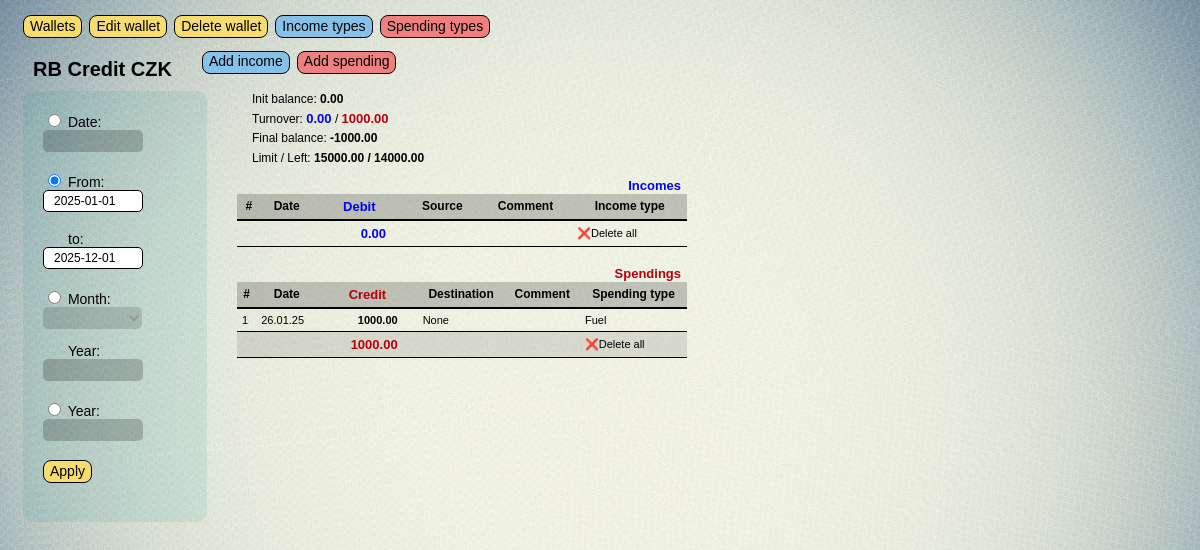
Before: /finance/home_wlt/7/calendar/?choice=period&start_date=2025-01-01&end_date=2025-12-01 with the older database file.
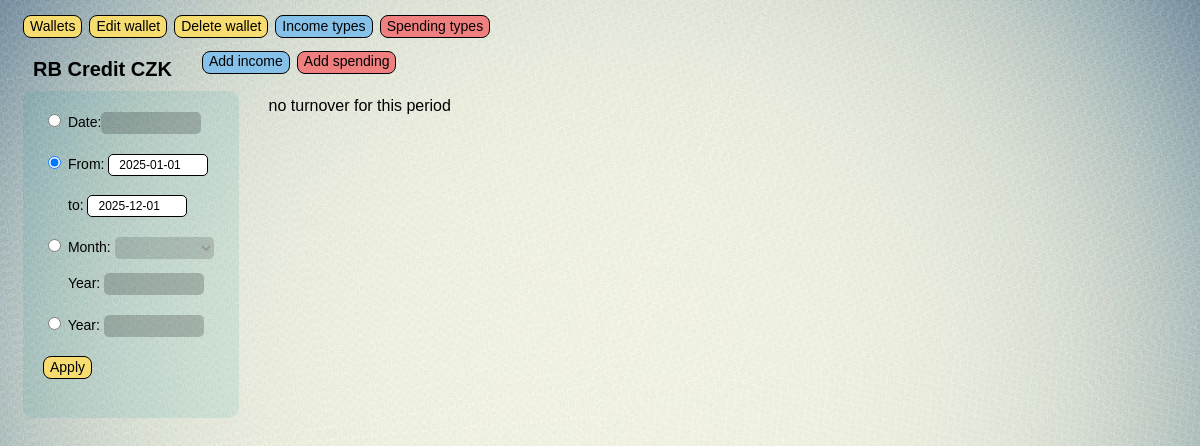
After: the same page with the newer database file.
### finance/models.py (models this page shows, shortened)
class Wallet(models.Model):
    W_TYPES = (
        ('a', 'account'),
        ('b', 'bank account'),
        ('c', 'cash'),
        )
    w_name = models.CharField(max_length=20, verbose_name = 'Wallet name')
    w_ticker = models.CharField(max_length=3, verbose_name = 'Currency ticker')
    w_type = models.CharField(max_length=1, choices=W_TYPES, verbose_name = 'Type')
    w_bank = models.CharField(max_length=25, verbose_name = 'Bank name', blank=True)
    w_date = models.DateField(db_index=True, verbose_name = 'Open date')
    w_balance = models.DecimalField(max_digits=12, decimal_places=2, verbose_name = 'Open balance', default=0.00)
    f_name = models.CharField(max_length=24, blank=True, verbose_name='Full wallet name')
    w_limit = models.DecimalField(max_digits=12, decimal_places=2, verbose_name = 'Limit', default=0.00)
    class Meta:
        verbose_name = 'wallet'
        verbose_name_plural = 'wallets'
        ordering = ['w_name']

class Spending(models.Model):
    date = models.DateField(db_index=True, verbose_name = 'Date')
    credit = models.DecimalField(max_digits=12, decimal_places=2, verbose_name = 'Sum ct')
    destination = models.CharField(max_length=20, null=True, blank=True, verbose_name = 'To')
    comment = models.TextField(max_length=60, null=True, blank=True, verbose_name = 'Comment')
    spending_type = models.ForeignKey('Spending_type', null=True, blank=True, on_delete=models.PROTECT, verbose_name = 'Spending Type')
    wallet = models.ForeignKey(Wallet, null=True, blank=True, on_delete=models.CASCADE, verbose_name='Wallet')
    class Meta:
        verbose_name = 'spending'
        verbose_name_plural = 'spendings'
        ordering = ['date']

class Spending_type(models.Model):
    name = models.CharField(max_length=30, db_index=True, unique=True,  verbose_name ='spending type')
    def __str__(self):
        return self.name
    class Meta:
        verbose_name = 'spending type'
        verbose_name_plural = 'spending types'
        ordering = ['name']

### finance/views.py (the view, shortened to what this page needs)
# urls.py: path('home_wlt/<int:pk>/calendar/', calendar_view, name='calendar'),
def calendar_view(request, pk):
    current_wlt = Wallet.objects.get(pk=pk)
    context = {}
    if request.method == 'GET':
        choice = request.GET.get("choice")
        if choice == "date":#_____________________________________________________________________date
            single_date = request.GET.get("single_date")
            context['single_date'] = single_date
            filtered_dt = Income.objects.filter(wallet=current_wlt, date=single_date)
            filtered_dt_sum = filtered_dt.aggregate(Sum('debit'))['debit__sum'] or Decimal('0.00')
            filtered_ct = Spending.objects.filter(wallet=current_wlt, date=single_date)
            filtered_ct_sum = filtered_ct.aggregate(Sum('credit'))['credit__sum'] or Decimal('0.00')
            data_chart = get_data_chart(filtered_dt, filtered_ct)
            init_date = datetime.strptime(single_date, "%Y-%m-%d").date()
            prev_date = init_date - timedelta(days=1)
            if init_date < current_wlt.w_date:
                init_bal = 0
            else:
                before_obj_dt = Income.objects.filter(wallet=current_wlt, date__range=[current_wlt.w_date, prev_date])
                before_dt_sum = before_obj_dt.aggregate(Sum('debit'))['debit__sum'] or Decimal('0.00')
                before_obj_ct = Spending.objects.filter(wallet=current_wlt, date__range=[current_wlt.w_date, prev_date])
                before_ct_sum = before_obj_ct.aggregate(Sum('credit'))['credit__sum'] or Decimal('0.00')
                init_bal = current_wlt.w_balance + before_dt_sum - before_ct_sum
        elif choice == "period":#_____________________________________________________________________period
            start_date = request.GET.get("start_date")
            end_date = request.GET.get("end_date")
            context['start_date'] = start_date
            context['end_date'] = end_date
            filtered_dt = Income.objects.filter(wallet=current_wlt, date__range=[start_date, end_date])
            filtered_dt_sum = filtered_dt.aggregate(Sum('debit'))['debit__sum'] or Decimal('0.00')
            filtered_ct = Spending.objects.filter(wallet=current_wlt, date__range=[start_date, end_date])
            filtered_ct_sum = filtered_ct.aggregate(Sum('credit'))['credit__sum'] or Decimal('0.00')
            data_chart = get_data_chart(filtered_dt, filtered_ct)
            init_date = datetime.strptime(start_date, "%Y-%m-%d").date()
            prev_date = init_date - timedelta(days=1)
            if init_date < current_wlt.w_date:
                init_bal = 0
            else:
                before_obj_dt = Income.objects.filter(wallet=current_wlt, date__range=[current_wlt.w_date, prev_date])
                before_dt_sum = before_obj_dt.aggregate(Sum('debit'))['debit__sum'] or Decimal('0.00')
                before_obj_ct = Spending.objects.filter(wallet=current_wlt, date__range=[current_wlt.w_date, prev_date])
                before_ct_sum = before_obj_ct.aggregate(Sum('credit'))['credit__sum'] or Decimal('0.00')
                init_bal = current_wlt.w_balance + before_dt_sum - before_ct_sum
    final_balance = init_bal + filtered_dt_sum - filtered_ct_sum
    context['wlt_pk'] = pk
    context['current_wlt'] = current_wlt
    context['init_bal'] = init_bal
    context['filtered_dt'] = filtered_dt
    context['filtered_dt_count']= filtered_dt.count()
    context['filtered_dt_sum'] = filtered_dt_sum
    context['filtered_ct'] = filtered_ct
    context['filtered_ct_count'] = filtered_ct.count()
    context['filtered_ct_sum'] = filtered_ct_sum
    context['dtct_sum'] = filtered_dt_sum + filtered_ct_sum
    context['left'] = current_wlt.w_limit + final_balance
    context['final_balance'] = final_balance
    context['data_chart'] = data_chart
    return render(request, 'finance/home_wlt.html', context)

### finance/templates/finance/home_wlt.html (shortened to what this page needs)
{% extends 'layout/basic.html' %}
{% load static %}
{% block header %}
    <div class='header'>
        <h1>{{current_wlt.f_name}}</h1>
            <button class="btn nav_btn btn_blue" onclick="location.href='{% url 'add_income' current_wlt.pk %}?{% for key, value in request.GET.items %}{{ key }}={{ value }}&{% endfor %}'">Add income</button>
            <button class="btn nav_btn btn_red"  onclick="location.href='{% url 'add_spending' current_wlt.pk %}?{% for key, value in request.GET.items %}{{ key }}={{ value }}&{% endfor %}'">Add spending</button>
    </div>
{% endblock %}
{% block left_side %}
    <div class="container_dark">
        <form method="get" action="{% url 'calendar' current_wlt.pk %}">
            <input type="radio" name="choice" value="date" id="choose-date" onclick="toggleFields()" {% if single_date %}checked{% endif %}>
            <label>Date:<input type="text" name="single_date" id="single_date" class="flatpickr" data-enable-time="false" data-date-format="Y-m-d" value="{{ single_date }}"></label>
            <p><input type="radio" name="choice" value="period" id="choose-period" onclick="toggleFields()" {% if start_date or end_date %}checked{% endif %}>
            <label>From:</label>
            <input type="text" name="start_date" id="start_date" class="flatpickr" data-enable-time="false" data-date-format="Y-m-d" value="{{ info_init|date:'Y-m-d' }}" {% if not start_date %}disabled{% endif %}></p>
            <p><label style="margin-left: 25px;">to:</label>
            <input type="text" name="end_date" id="end_date" class="flatpickr" data-enable-time="false" data-date-format="Y-m-d" value="{{ end_date }}" {% if not start_date %}disabled{% endif %}></p>
            <p><input type="radio" name="choice" value="month_year" id="choose-month-year" onclick="toggleFields()" {% if month and year %}checked{% endif %}>
            <label>Month:</label>
            <select name="month" id="month" {% if not month and not year %}disabled{% endif %}>
            </select></p>
            <label style="margin-left: 25px;">Year:</label>
            <input type="number" name="year" id="year" min="1900" max="2100" value="{{ year }}" {% if not month and not year %}disabled{% endif %}>
            <p><input type="radio" name="choice" value="year_only" id="choose-year-only" onclick="toggleFields()" {% if year_only %}checked{% endif %}>
            <label>Year:</label>
            <input type="number" name="year_only" id="year_only" min="1900" max="2100" value="{{ year_only }}" {% if not year_only %}disabled{% endif %}></p>
            <p><button class='btn nav_btn' type='submit'>Apply</button></p>
        </form>
    </div>
{% endblock %}
{% block right_side %}
    {% if dtct_sum != 0 %}
        <div class="info_txt">
            <p>Init balance:  <span class="bal">{{ init_bal|floatformat:2 }}</span></p>
            <p>Turnover: <span class="d">{{ filtered_dt_sum|floatformat:2 }}</span>  /  <span class="c">{{ filtered_ct_sum|floatformat:2 }}</span> </p>
            <p>Final balance: <span class="bal">{{ final_balance|floatformat:2 }}</span></p>
            {% if current_wlt.w_limit > 0 and final_balance < 0 %}
                <p>Limit / Left: <span class="bal">{{ current_wlt.w_limit|floatformat:2 }} / {{ left|floatformat:2 }} </span></p>
            {% endif %}
        </div>
        <button class="collapsible dt d">Incomes</button>
        <table>
            <thead>
                <tr>
                    <th>#</th>
                    <th>Date</th>
                    <th class="d">Debit</th>
                    <th>Source</th>
                    <th>Comment</th>
                    <th>Income type</th>
                </tr>
            </thead>
            <tbody>
                <tr class="always-visible">
                    <td></td>
                    <td></td>
                    <td style="text-align: right; padding: 5px 20px 5px 20px;" class="d">{{ filtered_dt_sum|floatformat:2 }}</td>
                    <td></td>
                    <td></td>
                    <td><a href="#" class="delete_dt_link" data_url_dt="{% url 'delete_filtered_dt' w_pk=current_wlt.pk %}
?params={% for key, value in request.GET.items %}{{ key }}={{ value }}*{% endfor %}&ids={% for item in filtered_dt %}{{ item.pk }}/{% endfor %}">❌Delete all</a>
                </tr>
            </tbody>
        </table>
        <br>
        <button class="collapsible ct c">Spendings</button>
        <table>
            <thead>
                <tr>
                    <th>#</th>
                    <th>Date</th>
                    <th class="c">Credit</th>
                    <th>Destination</th>
                    <th>Comment</th>
                    <th>Spending type</th>
                </tr>
            </thead>
            <tbody>
                {% for rec in filtered_ct %}
                <tr class="table-container ct">
                    <td>{{ forloop.counter }}</td>
                    <td>{{ rec.date|date:"d.m.y" }}</td>
                    <td style="text-align: right; padding: 5px 20px 5px 10px; font-weight: bold;">
                        <a href="{% url 'update_spending' w_pk=current_wlt.pk spending_pk=rec.pk %}?{% for key, value in request.GET.items %}{{ key }}={{ value }}&{% endfor %}">{{ rec.credit }}</a>
                    </td>
                    <td>{{ rec.destination }}</td>
                    <td>{{ rec.comment }}</td>
                    <td>{{ rec.spending_type }}</td>
                </tr>
                {% endfor %}
                <tr class="always-visible">
                    <td></td>
                    <td></td>
                    <td style="text-align: right; padding: 5px 20px 5px 20px;" class="c">{{ filtered_ct_sum|floatformat:2 }}</td>
                    <td></td>
                    <td></td>
                    <td><a href="#" class="delete_ct_link" data_url_ct="{% url 'delete_filtered_ct' w_pk=current_wlt.pk %}
?params={% for key, value in request.GET.items %}{{ key }}={{ value }}*{% endfor %}&ids={% for item in filtered_ct %}{{ item.pk }}/{% endfor %}">❌Delete all</a>
                    </td>
                </tr>
            </tbody>
        </table>
    {% else %}
        <p>no turnover for this period</p>
    {% endif %}
{% endblock %}
{% block diagram %}
    {% if dtct_sum > 0 %}
        <div id="stacked_chart" style="width: 500px; height: 500px;"></div>
    {% endif %}
{% endblock%}

### finance/templates/layout/basic.html (shortened to what this page needs)
{% load static %}
<html lang="en">
    <head>
        <link rel="stylesheet" href="https://cdn.jsdelivr.net/npm/flatpickr/dist/flatpickr.min.css">
        <link rel='stylesheet' type='text/css' href="{% static 'finance/style.css' %}">
    </head>
    <body>
        {% block menu %}
            <div class = 'nav'>
                <button class="btn nav_btn" onclick="location.href='{% url 'home' %}'">Wallets</button>
                <button class="btn nav_btn" onclick="location.href='{% url 'update_wlt' current_wlt.pk %}'">Edit wallet</button>
                <button class="btn nav_btn" onclick="location.href='{% url 'delete_wlt' current_wlt.pk %}?{% for key, value in request.GET.items %}{{ key }}={{ value }}&{% endfor %}'">Delete wallet</button>
                <button class='btn nav_btn btn_blue' onclick="location.href='{% url  'add_income_type' current_wlt.pk %}?{% for key, value in request.GET.items %}{{ key }}={{ value }}&{% endfor %}'">Income types</button>
                <button class='btn nav_btn btn_red' onclick="location.href='{% url  'add_spending_type' current_wlt.pk %}?{% for key, value in request.GET.items %}{{ key }}={{ value }}&{% endfor %}'">Spending types</button>
            </div>
        {% endblock %}
        {% block header %}{% endblock %}
        <div class='flex-container'>
            <div class='left_side'>
                {% block left_side %}
                {% endblock%}
            </div>
            <div class='right_side'>
                {% block right_side %}
                {% endblock%}
            </div>
            <div class='diagram'>
                {% block diagram %}
                {% endblock%}
            </div>
        </div>
    </body>
</html>

### finance/static/finance/style.css (style rules this page uses)
body { position: relative; z-index: 0; background-image: url('bg_v2.jpg'); background-size: cover; background-repeat: no-repeat; background-position: center; font-family: Arial, sans-serif; text-decoration: none; color: black; }
.nav { display: flex; flex-direction: row; margin: 15px 10px 5px 5px; padding: 0px 5px 0px 10px; text-align: left; width: auto; }
.header { display: flex; flex-direction: row; margin: 0px 0px 0px 10px; text-align: left; align-items: center; }
h1 { font-size: 20px; font-weight: bold; margin: 15px 30px 0px 15px; }
.btn { border: 1px solid black; line-height: 1.1; cursor: pointer; transition: transform 0.2s; text-decoration: none; text-align: center; border-radius: 8px; white-space: normal; word-wrap: break-word; }
.nav_btn { background-color: rgb(247, 220, 111); min-height: 23px; height: fit-content; margin: 0px 7px 0px 0px; font-size: 14px; }
.btn_blue { background-color: rgb(133, 193, 233); }
.btn_red { background-color: #f08080; }
.flex-container { display: flex; flex-direction: row; }
.flex-container > .left_side { margin: 0px 0px 5px 5px; padding: 0px 0px 0px 0px; width: auto; }
.flex-container > .right_side { margin: 0px 5px 5px 20px; width: auto; }
.container_dark { margin: 10px; padding:10px; background-color: rgba(0, 139, 139, 0.1); border-radius: 10px; }
form { font-size: 14px; padding: 10px 10px 15px 10px; margin: 0px 0px 0px 0px; }
input[type="text"], [type="number"], textarea { padding: 0px 5px 0px 10px; height: 22px; width: 100px; margin: 0px 10px 5px 0px; border: 1px solid black; font-size: 12px; border-radius: 5px; }
input:disabled, select:disabled { background-color: rgba(0, 0, 0, 0.2); border: none; }
select { font-size: 12px; padding: 2px 10px 2px 10px; margin: 0px 5px 0px 0px; background-color: white; border: 0.5px solid black; cursor: pointer; border-radius: 5px; height: 22px; }

Changed rows visible on the page:
removed Spending: date "26.01.25", credit "1000.00", destination "None", spending_type "Fuel"
shown differently, row unchanged: Wallet "RB Credit CZK": w_limit "15000.00" → (not shown)
Other visible differences:
{{ init_bal|floatformat:2 }}: "0.00" → (not shown)
{{ filtered_dt_sum|floatformat:2 }}: "0.00" → (not shown)
{{ filtered_ct_sum|floatformat:2 }}: "1000.00" → (not shown)
{{ final_balance|floatformat:2 }}: "-1000.00" → (not shown)
{{ left|floatformat:2 }}: "14000.00" → (not shown)
text no longer shown: "Init balance: Turnover: / Final balance: Limit / Left: / Incomes # Date Debit Source Comment Income type ❌Delete all Spendings # Date Credit Destination Comment Spending type ❌Delete all"
text now shown: "no turnover for this period"
